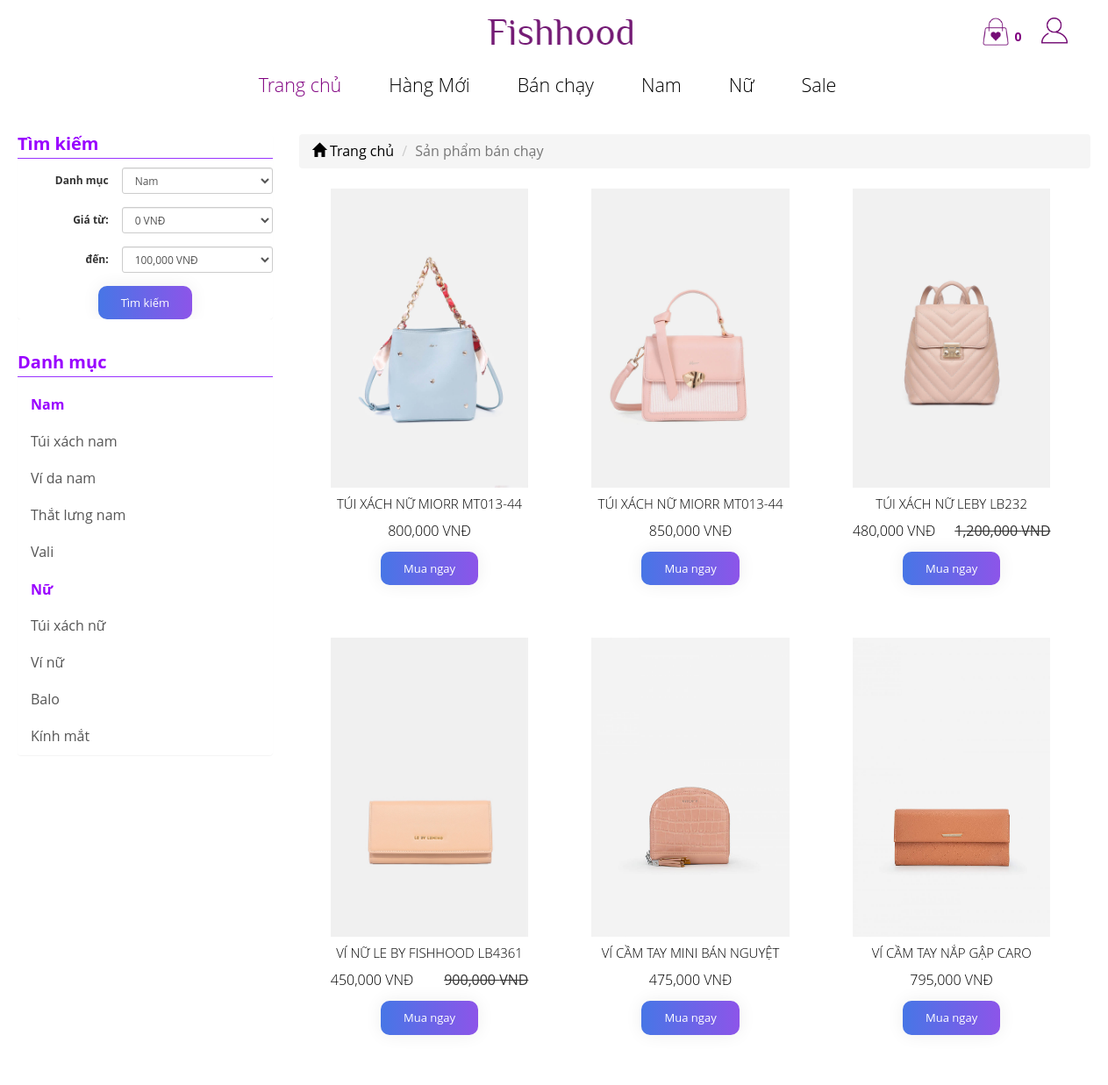
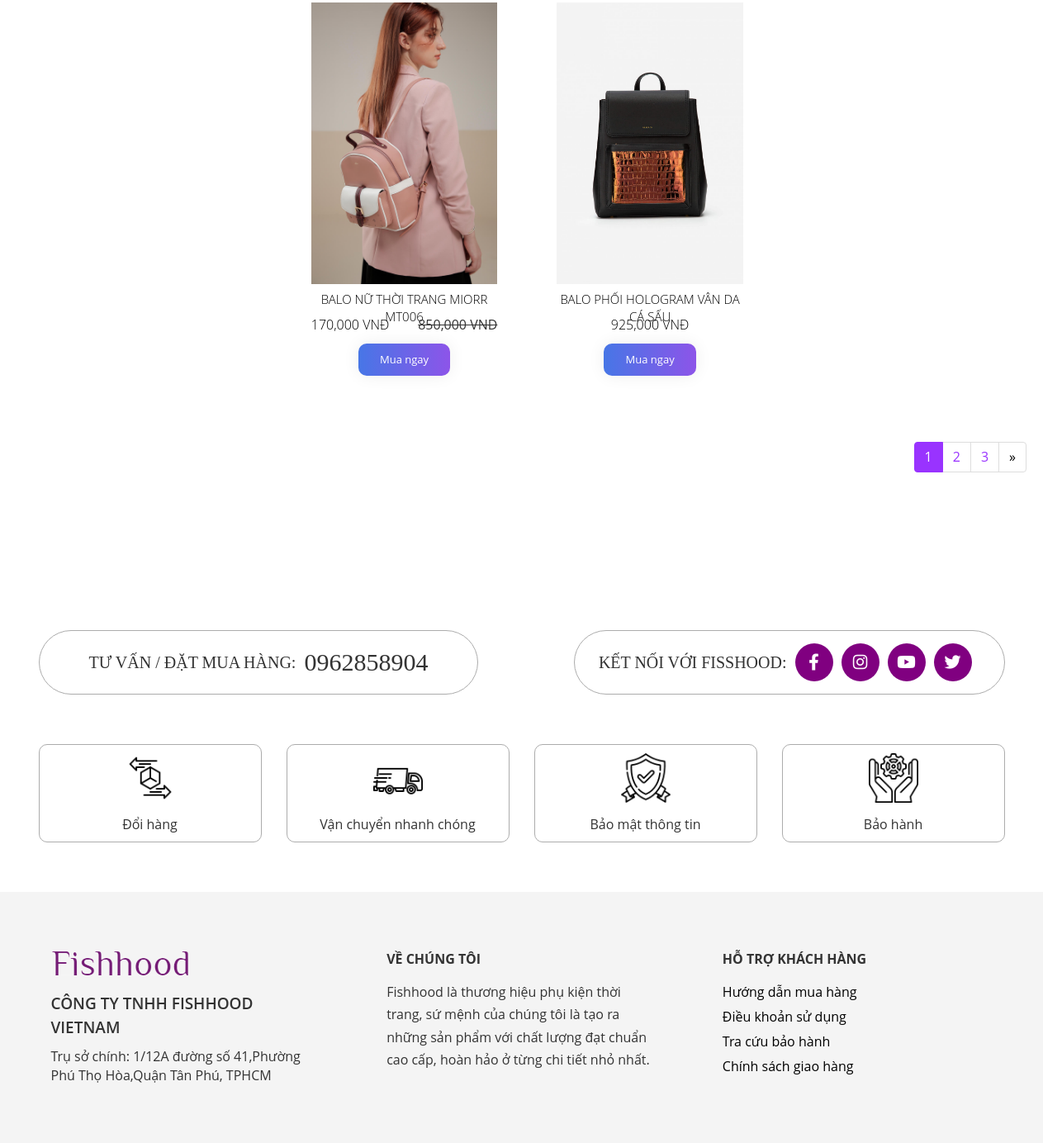
Page /index.php/product/hot on the committed database (2 pictures, top to bottom).
### tables this page shows
CREATE TABLE IF NOT EXISTS `catalog` (
  `id` int(11) NOT NULL AUTO_INCREMENT,
  `name` varchar(100) NOT NULL,
  `description` varchar(255) DEFAULT NULL,
  `parent_id` int(11) NOT NULL,
  `sort_order` tinyint(4) NOT NULL,
  `created` datetime NOT NULL,
  PRIMARY KEY (`id`)
);

CREATE TABLE IF NOT EXISTS `product` (
  `id` int(255) NOT NULL AUTO_INCREMENT,
  `catalog_id` int(11) NOT NULL,
  `name` varchar(255) NOT NULL,
  `content` text NOT NULL,
  `price` decimal(15,2) NOT NULL DEFAULT '0.00',
  `discount` int(11) DEFAULT '0',
  `amount` int(11) DEFAULT NULL,
  `image_link` varchar(100) NOT NULL,
  `image_list` text NOT NULL,
  `view` int(11) NOT NULL DEFAULT '0',
  `buyed` int(255) NOT NULL,
  `rate_total` int(255) NOT NULL DEFAULT '4',
  `rate_count` int(255) NOT NULL DEFAULT '1',
  `created` int(11) NOT NULL,
  PRIMARY KEY (`id`)
);

### application/controllers/Product.php (called while the page is built, shortened)
<?php
class Product extends MY_Controller {
	public function __construct()
	{
		parent::__construct();
		$this->load->model('product_model');
		$this->load->model('catalog_model');
	}
	public function hot()
	{
		$input = array();
		$input['order'] = array('buyed','DESC');
		$this->load->library('pagination');
		$base_url = base_url('product/hot');
		$total =20;
		$per = 8;
		$uri = 3;
		$config = pagination($base_url,$total,$per,$uri);
		$segment = $this->uri->segment(3);
		$segment = intval($segment);
		$input['limit'] = array($config['per_page'],$segment);
		$product_list = $this->product_model->get_list($input);
		$this->data['product_list'] = $product_list;
		$this->data['temp']='site/product/hot';
		$this->load->view('site/layoutsub',$this->data);
	}
}

### index.php (called while the page is built, shortened)
<?php
require_once BASEPATH.'core/CodeIgniter.php';

### application/core/MY_Controller.php (called while the page is built, shortened)
<?php
class MY_Controller extends CI_Controller {
	function __construct()
	{
		$controller = $this->uri->segment(1);
		switch ($controller) {
			default:
				$input = array();
				$input['where'] = array('parent_id' => '1');
				$input['order'] = array('sort_order', 'ASC');
				$catalog = $this->catalog_model->get_list($input);
				foreach ($catalog as $value) {
					$input= array();
					$input['where'] = array('parent_id' => $value->id);
					$input['order'] = array('sort_order', 'ASC');
					$sub = $this->catalog_model->get_list($input);
					$value->sub=$sub;
				}
				break;
		}
	}
}

### application/core/MY_Model.php (called while the page is built, shortened)
<?php if ( ! defined('BASEPATH')) exit('No direct script access allowed');
class MY_Model extends CI_Model {
    var $table = '';
    var $key = 'id';
    var $order = '';
    function get_list($input = array())
    {
        $query = $this->db->get($this->table);
        return $query->result();
    }
    protected function get_list_set_input($input = array())
    {
        if ((isset($input['where'])) && $input['where'])
        {
            $this->db->where($input['where']);
        }
        if (isset($input['order'][0]) && isset($input['order'][1]))
        {
            $this->db->order_by($input['order'][0], $input['order'][1]);
        }
        else
        {
            $order = ($this->order == '') ? array($this->table.'.'.$this->key, 'desc') : $this->order;
            $this->db->order_by($order[0], $order[1]);
        }
        if (isset($input['limit'][0]) && isset($input['limit'][1]))
        {
            $this->db->limit($input['limit'][0], $input['limit'][1]);
        }
    }
}
?>

### application/views/site/product/hot.php (the view)
<div class="col-xs-12 col-sm-9 col-md-9 col-lg-9 clearpaddingr">
	<div class="col-xs-12 col-sm-12 col-md-12 col-lg-12 clearpadding">
		<ol class="breadcrumb">
			<li><a href="<?php echo base_url(); ?>"><span class="glyphicon glyphicon-home" aria-hidden="true"></span> Trang chủ</a></li>
			<li class="active">Sản phẩm bán chạy</li>
		</ol>
		<div class="panel-info">
			<div class="panel-body">
				<div class="col-xs-12 col-sm-12 col-md-12 col-lg-12 clearpadding">
					<?php foreach ($product_list as $value) {
						$name = covert_vi_to_en($value->name);
						$name = strtolower($name);
					?>
						<div class="col-xs-12 col-sm-6 col-md-3 col-lg-3 re-padding">
							<div class="product_item">
								<div class="product-image">
									<a href="<?php echo base_url($name . '-p' . $value->id); ?>">
										<img src="<?php echo base_url(); ?>upload/product/<?php echo $value->image_link; ?>" alt="" class="">
									</a>
								</div>
								<p class="product_name">
									<a href="<?php echo base_url($name . '-p' . $value->id); ?>">
										<?php echo $value->name; ?>
									</a>
								</p>
								<?php if ($value->discount > 0) {
									$new_price = $value->price - $value->discount; ?>
									<p class="product__count">
										<span class='price text-right'>
											<?php echo number_format($new_price); ?> VNĐ
										</span>
										<del class="product-discount">
											<?php echo number_format($value->price); ?> VNĐ
										</del>
									</p>
								<?php } else { ?>
									<p>
										<span class='price text-right'>
											<?php echo number_format($value->price); ?> VNĐ
										</span>
									</p>
								<?php	} ?>
								<a href="<?php echo base_url('cart/add/' . $value->id); ?>">
									<button class='btn__sidebar'>
										Mua ngay
									</button>
								</a>
							</div>
						</div>
					<?php } ?>
				</div>
				<?php echo $this->pagination->create_links(); ?>
			</div>
		</div>
	</div>
</div>

### application/views/site/sidebar.php (shortened to what this page needs)
<?php
$catalog_id = isset($catalog_id) ? $catalog_id : NULL;
$price_from = isset($price_from) ? $price_from : NULL;
$price_to = isset($price_to) ? $price_to : NULL;
?>
<div class="col-xs-12 col-sm-3 col-md-3 col-lg-3 clearpaddingl">
	<div class="panel panel-info">
		<div class="primary">
			<h3>Tìm kiếm</h3>
		</div>
		<div class="panel-body" style="padding:0px">
			<form class="form-horizontal text-center" method="post" action="<?php echo base_url('product/search'); ?>">
				<div class="form-group form-group-sm">
					<label class="col-sm-5 clearpaddingl control-label" for="formGroupInputSmall">
						Danh mục
					</label>
					<div class="col-sm-7" style="padding-left: 0px">
						<select class="form-control" name="catalog_id">
							<?php foreach ($catalog as $value) { ?>
								<option value="<?php echo $value->id; ?>" style='font-weight: bold' <?php if ($value->id == $catalog_id) echo 'selected'; ?>>
									<?php echo $value->name; ?>
								</option>
					</div>
				<?php } ?>
				</div>
		</div>
		<div class="form-group form-group-sm">
			<label class="col-sm-5 control-label" for="formGroupInputSmall">Giá từ:</label>
			<div class="col-sm-7" style="padding-left: 0px">
				<select class="form-control" name="price_from">
					<?php for ($i = 0; $i < 1400000; $i = $i + 100000) { ?>
						<option value="<?php echo $i ?>" <?php if ($i == $price_from) echo 'selected'; ?>><?php echo number_format($i); ?> VNĐ</option>
					<?php } ?>
				</select>
			</div>
		</div>
		<div class="form-group form-group-sm">
			<label class="col-sm-5 control-label" for="formGroupInputSmall">đến:</label>
			<div class="col-sm-7" style="padding-left: 0px">
				<select class="form-control" name="price_to">
					<?php for ($i = 100000; $i < 1500000; $i = $i + 100000) { ?>
						<option value="<?php echo $i ?>" <?php if ($i == $price_to) echo 'selected'; ?>><?php echo number_format($i); ?> VNĐ</option>
					<?php } ?>
				</select>
			</div>
		</div>
		<button class="btn__sidebar" type="submit" name='submit'>Tìm kiếm</button>
	</div>
</div>
<div class="panel panel-info">
	<div class="panel-body" style="padding:0px">
		<div class="primary" style="margin-top: 38px;">
			<h3>Danh mục</h3>
		</div>
		<div class="list-group">
			<?php foreach ($catalog as $value) {
				$name = covert_vi_to_en($value->name);
				$name = strtolower($name);
			?>
				<div class="list-group">
					<a href="<?php echo base_url($name . '-c' . $value->id); ?>" class="list-group-item active">
						<?php echo $value->name; ?>
					</a>
					<?php foreach ($value->sub as $val) {
						$namesub = covert_vi_to_en($val->name);
						$namesub = strtolower($namesub);
					?>
						<a href="<?php echo base_url($namesub . '-c' . $val->id); ?>" class="list-group-item list__cus"><?php echo $val->name; ?></a>
					<?php } ?>
				</div>
			<?php } ?>
		</div>
	</div>
</div>
</div>

### public/site/css/style.css (style rules this page uses)
.clearpadding { padding: 0; }
.clearpaddingl { padding-left: 0px; }
.clearpaddingr { padding-right: 0px; }
.re-padding { padding-right: 5px; padding-left: 5px; }
.panel { margin-bottom: 0px; border-bottom: none; }
.product_item { border: 1px solid #DDDDDD; border-radius: 10px; text-align: center; padding-top: 8px; padding-bottom: 8px; margin-bottom: 5px; }
.product_name { max-height: 20px; text-transform: uppercase; font-size: 14px; color: #337ab7; font-weight: bold; }
.price { color: red; font-weight: bold; }
.product-image { margin-top: 8px; margin-bottom: 8px; }
.product-image img { width: 95%; height: 275px; transition: all .4s ease; -webkit-transition: all .4s ease; -moz-transition: all .4s ease; -o-transition: all .4s ease; }
.breadcrumb { margin-bottom: 8px; }
.list-group { margin-bottom: 0px; }
.list-group-item.active, .list-group-item.active:hover, .list-group-item.active:focus { color: #31708f; background-color: #d9edf7; border-color: #bce8f1; }

### public/site/css/style1.css (style rules this page uses)
*, *::before, *::after { margin: 0; padding: 0; box-sizing: border-box; }
body { font-family: 'Open Sans', sans-serif; font-size: 16px; }
img { display: block; max-width: 100%; }
a { text-decoration: none; color: black; }
ul, ol { list-style: none; margin: 0; }
.panel-info { border: none !important; border-color: white; }
.panel-body { padding: 15px 0; }
.product_item { border: none; text-align: center; padding-top: 0; padding-bottom: 0; margin-bottom: 0; }
.product-image { margin-top: 0; }
.product-image img { width: 260px; height: 341px; object-fit: cover; transform: none; }
.product_name { font-size: 15px; font-weight: 200; }
.product_name, .product_price { margin-bottom: 10px; }
.price { color: black; font-weight: 200; }
p { margin: 0; }
.list-group-item.active, .list-group-item.active:hover, .list-group-item.active:focus { color: #9900FF; background-color: transparent; border: none; font-weight: bold; }
.list__cus { border: none; }
.primary h3 { color: #9900FF; font-size: 20px; font-weight: bold; padding-bottom: 5px; margin-top: 0; border-bottom: 1px solid #9933FF; }
.btn__sidebar { background-image: linear-gradient(to right, #4776E6 0%, #8E54E9 51%, #4776E6 100%) }
.btn__sidebar { margin: 12px auto 0; padding: 10px 26px; text-align: center; transition: 0.5s; background-size: 200% auto; color: white; box-shadow: 0 0 20px #eee; border-radius: 10px; display: block; border: none; outline: none; font-size: 13px; }
.re-padding { padding-right: 0px; padding-left: 0px; margin: 0 36px 60px 36px; }
.product__count { display: flex; justify-content: space-between; }
.pagination>li>a, .pagination>li>span { color: #9933FF; }
.form-control { border-radius: 6px; }

### rows in the picture
catalog: name "Nam"
catalog: name "Túi xách nam"
catalog: name "Ví da nam"
catalog: name "Thắt lưng nam"
catalog: name "Vali"
catalog: name "Nữ"
catalog: name "Túi xách nữ"
catalog: name "Ví nữ"
catalog: name "Balo"
catalog: name "Kính mắt"
product: image_link (picture), name "TÚI XÁCH NỮ MIORR MT013-44", price "800,000"
product: image_link (picture), name "TÚI XÁCH NỮ MIORR MT013-44", price "850,000"
product: image_link (picture), name "TÚI XÁCH NỮ LEBY LB232", new_price "480,000", price "1,200,000"
product: image_link (picture), name "VÍ NỮ LE BY FISHHOOD LB4361", new_price "450,000", price "900,000"
product: image_link (picture), name "VÍ CẦM TAY MINI BÁN NGUYỆT", price "475,000"
product: image_link (picture), name "VÍ CẦM TAY NẮP GẬP CARO", price "795,000"
product: image_link (picture), name "BALO NỮ THỜI TRANG MIORR MT006", new_price "170,000", price "850,000"
product: image_link (picture), name "BALO PHỐI HOLOGRAM VÂN DA CÁ SẤU", price "925,000"

### other values in the picture
$total_items "0"
$this->pagination->create_links() "1 2 3 »"
form field catalog_id "Nam"
form field price_from "0 VNĐ"
form field price_to "100,000 VNĐ"
